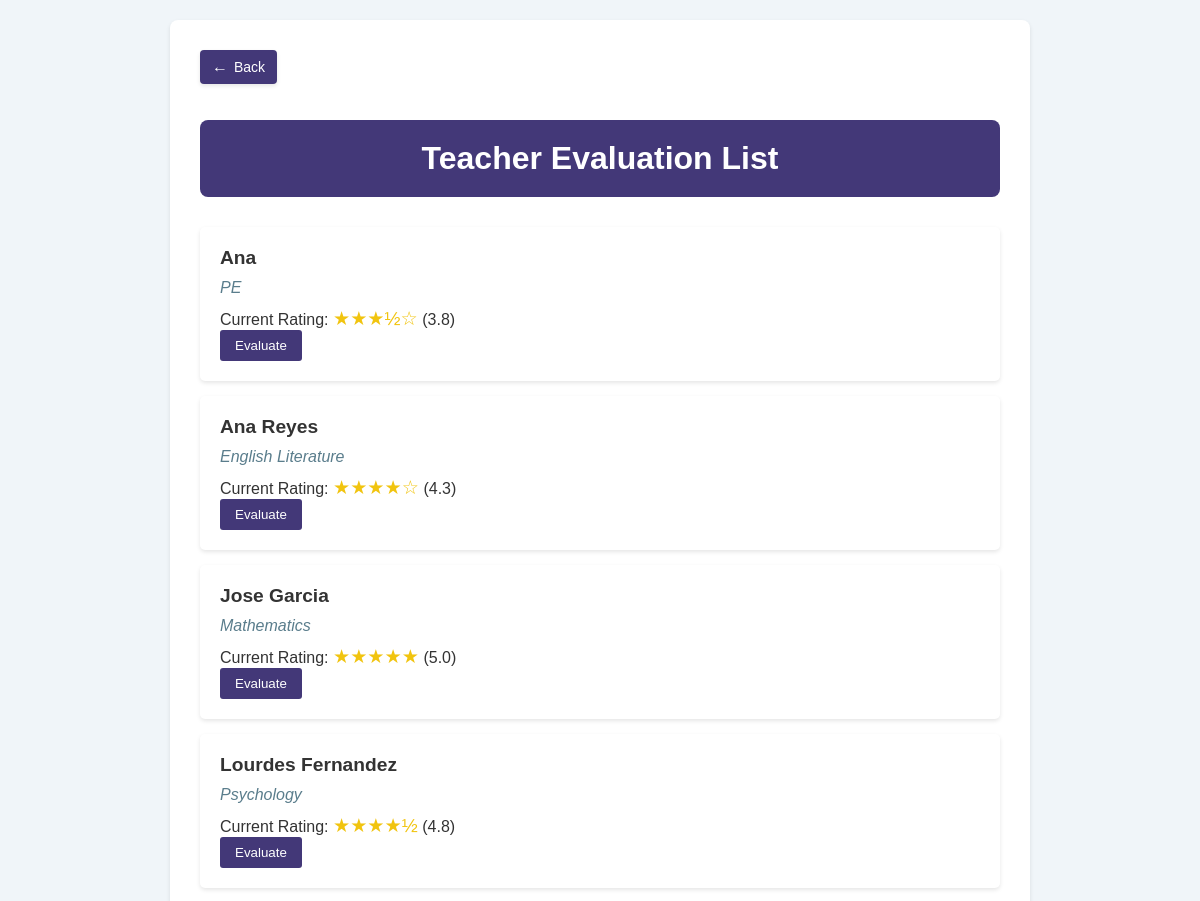
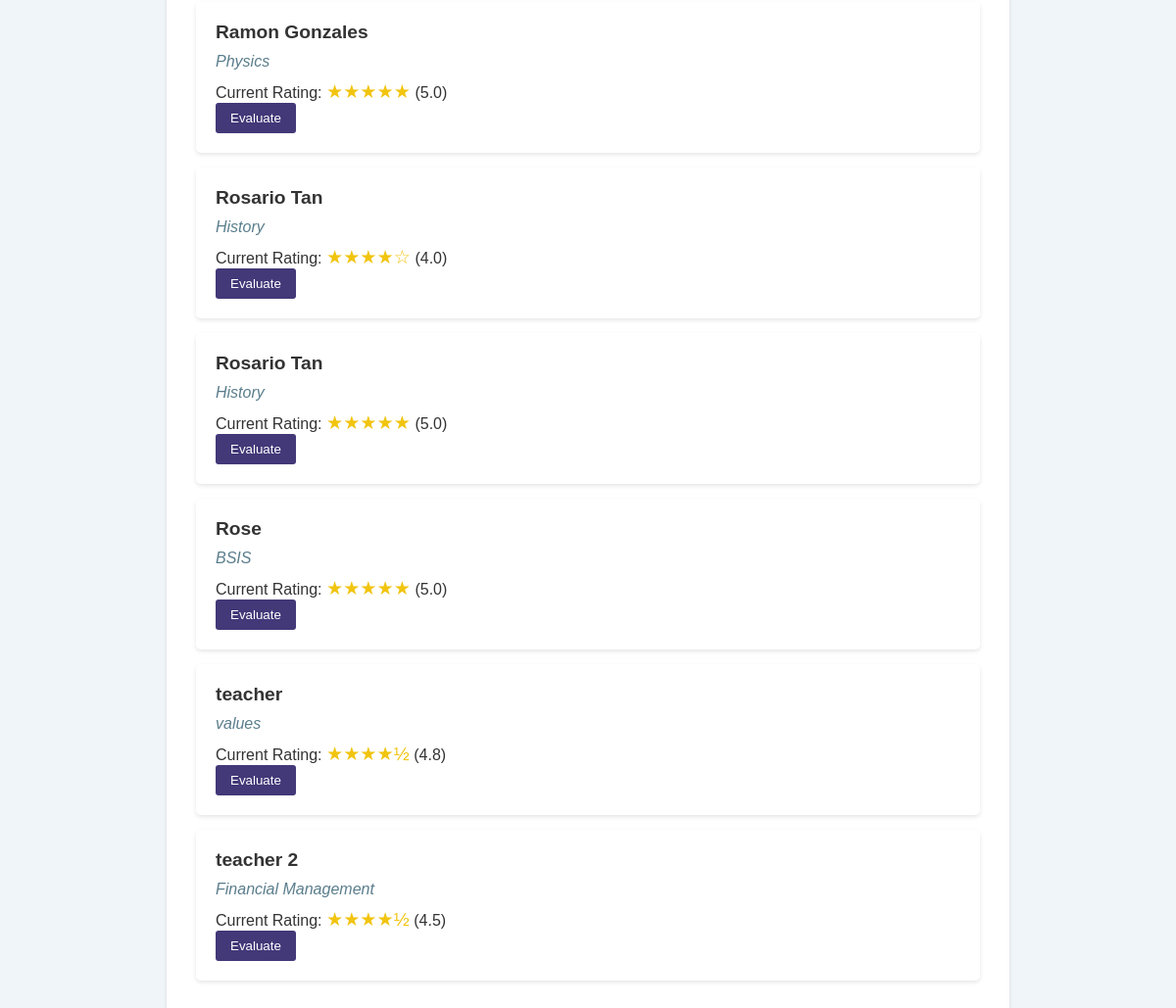
/student/list_of_teachers.php?semester_key=6 (signed in), run on the app's committed database (2 pictures, top to bottom).
### tables this page shows
CREATE TABLE `teachers` (
  `id` int(11) NOT NULL,
  `name` varchar(100) NOT NULL,
  `subject` varchar(50) NOT NULL,
  `username` varchar(100) NOT NULL,
  `password` varchar(100) NOT NULL,
  `role` varchar(100) NOT NULL,
  `rating` decimal(3,1) NOT NULL
);

### student/list_of_teachers.php (the view, shortened to what this page needs)
<html><head>
</head>
<body>
<div class="container">
<a href="student_home.php" class="back-button" title="Back to Home">
    <span class="back-icon">&#8592;</span>
    <span class="back-text">Back</span>
</a>
<h1>Teacher Evaluation List</h1>
    <?php
    include "../connection/conn.php";
    $student_id = $_SESSION['user_id'] ?? null;
    $semester_key = $_GET['semester_key'] ?? null;
    if ($semester_key) {
        $query = "SELECT id, semester, YEAR(start_date) as year FROM semester WHERE id = ?";
        $stmt = $conn->prepare($query);
        $stmt->bind_param("i", $semester_key);
        $stmt->execute();
        $result = $stmt->get_result();
        $semester_info = $result->fetch_assoc();
    } else {
        echo "Debug: No semester_key provided<br>";
    }
    $semester_id = $semester_info['id'];
    function renderStars($rating) {
        $fullStars = floor($rating);
        $halfStar = $rating - $fullStars >= 0.5 ? 1 : 0;
        $emptyStars = 5 - $fullStars - $halfStar;
        $stars = str_repeat('★', $fullStars) .
                 ($halfStar ? '½' : '') .
                 str_repeat('☆', $emptyStars);
        return $stars;
    }
    ?>
    <ul class="teacher-list" id="teacherList">
        <?php
        $sql = "SELECT t.id, t.name, t.subject, t.rating,
                CASE WHEN e.teacher_id IS NOT NULL THEN 1 ELSE 0 END as is_evaluated
                FROM teachers t
                JOIN semester_teachers st ON t.id = st.teacher_id
                LEFT JOIN evaluations e ON t.id = e.teacher_id AND e.student_id = ?
                WHERE st.semester_id = ?
                ORDER BY is_evaluated ASC, t.name ASC";
        $stmt = $conn->prepare($sql);
        $stmt->bind_param("ii", $student_id, $semester_id);
        $stmt->execute();
        $result = $stmt->get_result();
        if ($result->num_rows > 0) {
            $delay = 0.1;
            while($row = $result->fetch_assoc()) {
                echo "<li class='teacher-item' style='animation: fadeIn 0.6s forwards; animation-delay: {$delay}s;'>";
                echo "<div class='teacher-name'>" . htmlspecialchars($row["name"]) . "</div>";
                echo "<div class='teacher-subject'>" . htmlspecialchars($row["subject"]) . "</div>";
                echo "<div class='rating' id='rating-" . $row["id"] . "'>Current Rating: <span class='star'>" . renderStars($row["rating"]) . "</span> (<span class='rating-value'>" . number_format($row["rating"], 1) . "</span>)</div>";
                if ($row["is_evaluated"] == 0) {
                    echo "<button class='evaluate-btn' onclick='evaluateTeacher(" . $row["id"] . ", \"" . htmlspecialchars($row["name"]) . "\", \"" . htmlspecialchars($row["subject"]) . "\")'>Evaluate</button>";
                } else {
                    echo "<button class='evaluate-btn' disabled>Evaluated</button>";
                }
                echo "</li>";
                $delay += 0.2;
            }
        } else {
            echo "<li style='animation: fadeIn 0.6s forwards;'>No teachers found for this semester</li>";
        }
        ?>
    </ul>
</div>
</body></html>

### student/list_of_teachers.php (style rules this page uses)
body { font-family: Arial, sans-serif; background-color: #f0f5f9; margin: 0; padding: 20px; color: #333; }
.container { max-width: 800px; margin: 0 auto; background-color: white; padding: 30px; border-radius: 8px; box-shadow: 0 2px 4px rgba(0,0,0,0.1); }
h1 { background-color: #433878; padding: 20px; color: #fff; border-radius: 8px; text-align: center; margin-bottom: 30px; }
.teacher-list { list-style-type: none; padding: 0; }
.teacher-item { background-color: #fff; margin-bottom: 15px; padding: 20px; border-radius: 5px; transition: all 0.3s ease; opacity: 0; box-shadow: 0 2px 4px rgba(0,0,0,0.1); }
.teacher-name { font-size: 1.2em; font-weight: bold; margin-bottom: 10px; }
.teacher-subject { font-style: italic; color: #5a7d8c; }
.rating { margin-top: 10px; }
.star { color: #f1c40f; font-size: 1.2em; }
.evaluate-btn { background-color: #433878; color: white; border: none; padding: 8px 15px; border-radius: 3px; cursor: pointer; transition: background-color 0.3s ease; }
.back-button { display: inline-flex; align-items: center; text-decoration: none; color: #fff; font-weight: 500; padding: 8px 12px; background-color: #433878; border-radius: 4px; margin-bottom: 15px; transition: all 0.3s ease; box-shadow: 0 2px 4px rgba(0,0,0,0.1); }
.back-icon { font-size: 16px; margin-right: 6px; }
.back-text { font-size: 14px; }

### data on the page
teachers: name "Ana", subject "PE", rating "★★★½☆", rating "3.8"
teachers: name "Ana Reyes", subject "English Literature", rating "★★★★☆", rating "4.3"
teachers: name "Jose Garcia", subject "Mathematics", rating "★★★★★", rating "5.0"
teachers: name "Lourdes Fernandez", subject "Psychology", rating "★★★★½", rating "4.8"
teachers: name "Ramon Gonzales", subject "Physics", rating "★★★★★", rating "5.0"
teachers: name "Rosario Tan", subject "History", rating "★★★★☆", rating "4.0"
teachers: name "Rosario Tan", subject "History", rating "★★★★★", rating "5.0"
teachers: name "Rose", subject "BSIS", rating "★★★★★", rating "5.0"
teachers: name "teacher", subject "values", rating "★★★★½", rating "4.8"
teachers: name "teacher 2", subject "Financial Management", rating "★★★★½", rating "4.5"
